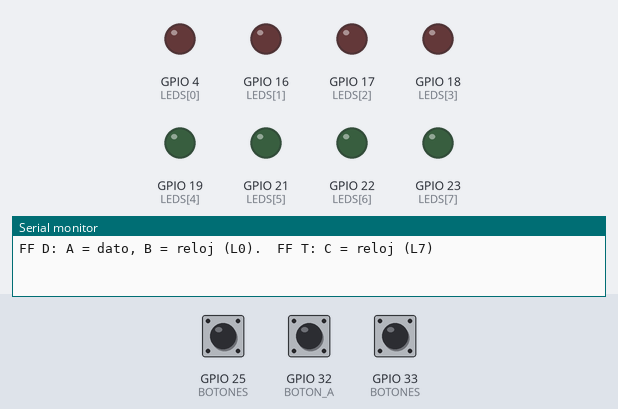
This sketch was run on a simulated ESP32. Shown: output pins drawn as LEDs (lit = HIGH), the last lines printed to the serial monitor. The test bench sets the inputs (shaded band); at power-on: GPIO 25 (BOTONES) HIGH, GPIO 32 (BOTON_A) HIGH, GPIO 33 (BOTONES) HIGH.

Above: at 1.2 s.
1.3 s: GPIO 25 (BOTONES) pulled LOW for 0.15 s
At 2.7 s:
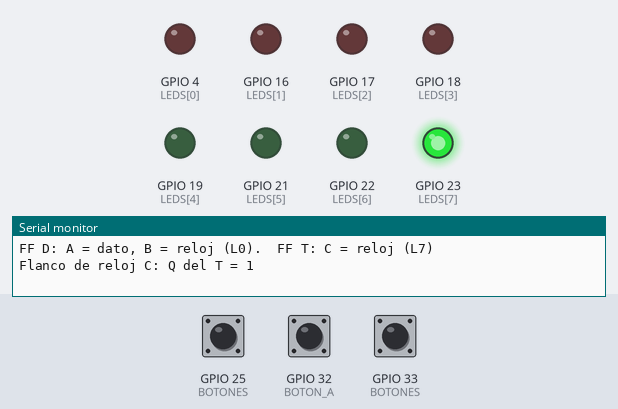
4.5 s: GPIO 25 (BOTONES) pulled LOW for 1 s
At 5.1 s:
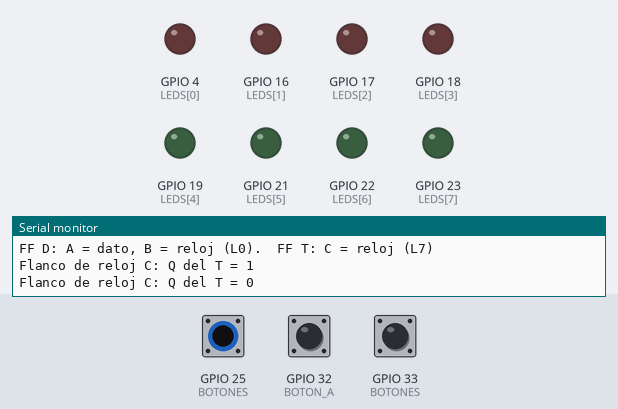
7.0 s: GPIO 25 (BOTONES) pulled LOW for 3.2 s
At 8.2 s:
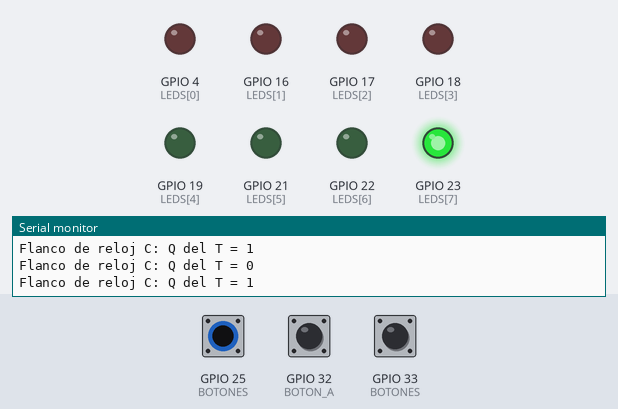
11.7 s: GPIO 32 (BOTON_A) driven LOW and GPIO 33 (BOTONES) driven LOW
At 12.9 s:
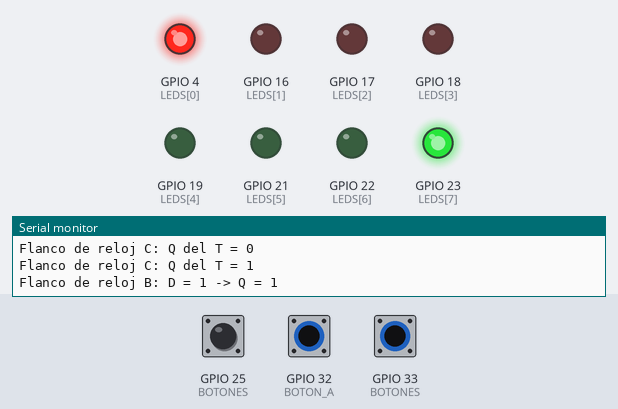
13.2 s: GPIO 25 (BOTONES) pulled LOW for 0.15 s
At 14.1 s:
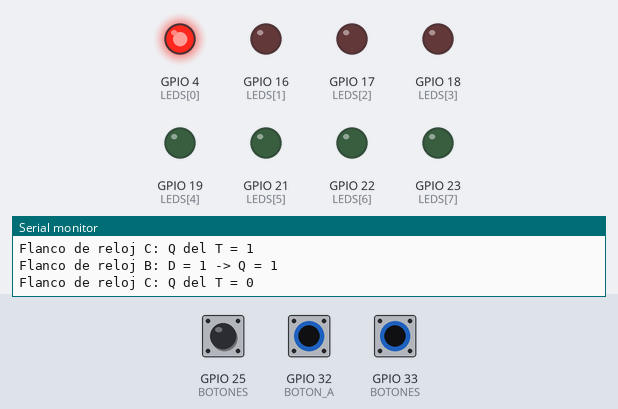
Timing chart, 0 to 15.8 s (numbered marks = the images above; inputs shaded):
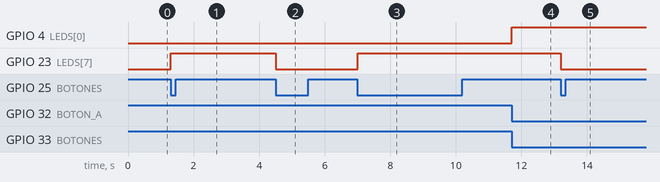

The sketch:

sketch.ino
```cpp
// Clase 7 - Ejemplo 3: Flip-flops D y T en software, con antirrebote
//  - Flip-flop D en L0: A es el DATO, B es el RELOJ.
//    En cada flanco de B, L0 copia lo que vale A en ese instante.
//  - Flip-flop T en L7: C es el RELOJ (con T = 1).
//    En cada flanco de C, L7 se invierte.

#include <Arduino.h>

const int LEDS[8] = {4, 16, 17, 18, 19, 21, 22, 23};  // L0 ... L7
const int BOTON_A = 32;
const int BOTON_B = 33;
const int BOTON_C = 25;

// ---------- Detección de flancos con antirrebote (para los 3 botones) ----------
const int CANT_BOTONES = 3;
const int BOTONES[CANT_BOTONES] = {BOTON_A, BOTON_B, BOTON_C};  // 0 = A, 1 = B, 2 = C
const unsigned long ANTIRREBOTE_MS = 50;

bool apretadoAntes[CANT_BOTONES] = {false, false, false};  // memoria de cada botón
unsigned long ultimoCambio[CANT_BOTONES] = {0, 0, 0};      // cuándo cambió por última vez

// Devuelve true UNA sola vez por cada pulsación del botón (0 = A, 1 = B, 2 = C).
bool seApreto(int boton) {
  bool apretadoAhora = (digitalRead(BOTONES[boton]) == LOW);
  bool hayFlanco = false;

  if (apretadoAhora != apretadoAntes[boton]) {                 // ¿cambió?
    if (millis() - ultimoCambio[boton] >= ANTIRREBOTE_MS) {    // ¿y no es un rebote?
      ultimoCambio[boton] = millis();
      apretadoAntes[boton] = apretadoAhora;
      if (apretadoAhora) {
        hayFlanco = true;                                      // cambió de suelto a apretado
      }
    }
  }
  return hayFlanco;
}
// --------------------------------------------------------------------------------

bool qD = false;   // salida del flip-flop D (memoria)
bool qT = false;   // salida del flip-flop T (memoria)

void setup() {
  Serial.begin(115200);
  for (int i = 0; i < 8; i++) {
    pinMode(LEDS[i], OUTPUT);
  }
  for (int i = 0; i < CANT_BOTONES; i++) {
    pinMode(BOTONES[i], INPUT_PULLUP);
  }
  Serial.printf("FF D: A = dato, B = reloj (L0).  FF T: C = reloj (L7)\n");
}

void loop() {
  // Flip-flop D: en el flanco de B se copia el dato A
  if (seApreto(1)) {
    qD = (digitalRead(BOTON_A) == LOW);   // el dato se lee como NIVEL
    Serial.printf("Flanco de reloj B: D = %d -> Q = %d\n", qD, qD);
  }

  // Flip-flop T: en el flanco de C, Q se invierte
  if (seApreto(2)) {
    qT = !qT;
    Serial.printf("Flanco de reloj C: Q del T = %d\n", qT);
  }

  digitalWrite(LEDS[0], qD);
  digitalWrite(LEDS[7], qT);
}
```

Measured:
- after the input at 1.3 s, GPIO 23 (LEDS[7]): LOW → HIGH at once
- after the input at 4.5 s, GPIO 23 (LEDS[7]): HIGH → LOW at once
- after the input at 7.0 s, GPIO 23 (LEDS[7]): LOW → HIGH at once
- after the input at 11.7 s, GPIO 4 (LEDS[0]): LOW → HIGH at once
- after the input at 13.2 s, GPIO 23 (LEDS[7]): HIGH → LOW at once
